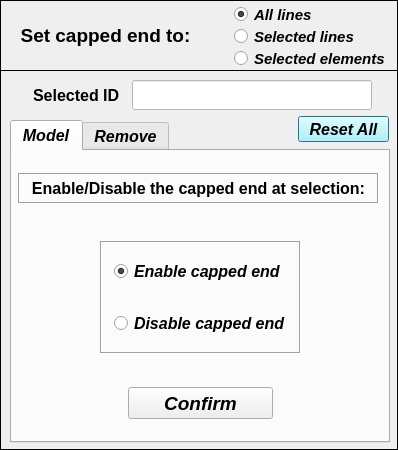
<?xml version="1.0" encoding="UTF-8"?>
<ui version="4.0">
 <class>Dialog</class>
 <widget class="QDialog" name="Dialog">
  <property name="geometry">
   <rect>
    <x>0</x>
    <y>0</y>
    <width>398</width>
    <height>450</height>
   </rect>
  </property>
  <property name="minimumSize">
   <size>
    <width>398</width>
    <height>450</height>
   </size>
  </property>
  <property name="maximumSize">
   <size>
    <width>398</width>
    <height>450</height>
   </size>
  </property>
  <property name="windowTitle">
   <string>Set: capped end</string>
  </property>
  <widget class="QFrame" name="frame">
   <property name="geometry">
    <rect>
     <x>0</x>
     <y>0</y>
     <width>398</width>
     <height>71</height>
    </rect>
   </property>
   <property name="frameShape">
    <enum>QFrame::Box</enum>
   </property>
   <property name="frameShadow">
    <enum>QFrame::Plain</enum>
   </property>
   <property name="lineWidth">
    <number>1</number>
   </property>
   <widget class="QLabel" name="label">
    <property name="geometry">
     <rect>
      <x>0</x>
      <y>10</y>
      <width>211</width>
      <height>51</height>
     </rect>
    </property>
    <property name="font">
     <font>
      <family>Arial</family>
      <pointsize>14</pointsize>
      <weight>75</weight>
      <italic>false</italic>
      <bold>true</bold>
     </font>
    </property>
    <property name="text">
     <string>Set capped end to:</string>
    </property>
    <property name="textFormat">
     <enum>Qt::AutoText</enum>
    </property>
    <property name="alignment">
     <set>Qt::AlignCenter</set>
    </property>
   </widget>
   <widget class="QRadioButton" name="radioButton_all_lines">
    <property name="geometry">
     <rect>
      <x>234</x>
      <y>6</y>
      <width>160</width>
      <height>17</height>
     </rect>
    </property>
    <property name="minimumSize">
     <size>
      <width>160</width>
      <height>17</height>
     </size>
    </property>
    <property name="maximumSize">
     <size>
      <width>160</width>
      <height>17</height>
     </size>
    </property>
    <property name="font">
     <font>
      <family>Arial</family>
      <pointsize>11</pointsize>
      <weight>75</weight>
      <italic>true</italic>
      <bold>true</bold>
      <stylestrategy>PreferAntialias</stylestrategy>
     </font>
    </property>
    <property name="focusPolicy">
     <enum>Qt::ClickFocus</enum>
    </property>
    <property name="text">
     <string>All lines</string>
    </property>
    <property name="checked">
     <bool>true</bool>
    </property>
   </widget>
   <widget class="QRadioButton" name="radioButton_selected_lines">
    <property name="geometry">
     <rect>
      <x>234</x>
      <y>28</y>
      <width>160</width>
      <height>17</height>
     </rect>
    </property>
    <property name="minimumSize">
     <size>
      <width>160</width>
      <height>17</height>
     </size>
    </property>
    <property name="maximumSize">
     <size>
      <width>160</width>
      <height>17</height>
     </size>
    </property>
    <property name="font">
     <font>
      <family>Arial</family>
      <pointsize>11</pointsize>
      <weight>75</weight>
      <italic>true</italic>
      <bold>true</bold>
      <stylestrategy>PreferAntialias</stylestrategy>
     </font>
    </property>
    <property name="focusPolicy">
     <enum>Qt::ClickFocus</enum>
    </property>
    <property name="text">
     <string>Selected lines</string>
    </property>
    <property name="checked">
     <bool>false</bool>
    </property>
   </widget>
   <widget class="QRadioButton" name="radioButton_selected_elements">
    <property name="geometry">
     <rect>
      <x>234</x>
      <y>50</y>
      <width>160</width>
      <height>17</height>
     </rect>
    </property>
    <property name="minimumSize">
     <size>
      <width>160</width>
      <height>17</height>
     </size>
    </property>
    <property name="maximumSize">
     <size>
      <width>160</width>
      <height>17</height>
     </size>
    </property>
    <property name="font">
     <font>
      <family>Arial</family>
      <pointsize>11</pointsize>
      <weight>75</weight>
      <italic>true</italic>
      <bold>true</bold>
      <stylestrategy>PreferAntialias</stylestrategy>
     </font>
    </property>
    <property name="focusPolicy">
     <enum>Qt::ClickFocus</enum>
    </property>
    <property name="text">
     <string>Selected elements</string>
    </property>
    <property name="checked">
     <bool>false</bool>
    </property>
   </widget>
  </widget>
  <widget class="QFrame" name="frame_3">
   <property name="geometry">
    <rect>
     <x>0</x>
     <y>70</y>
     <width>398</width>
     <height>380</height>
    </rect>
   </property>
   <property name="frameShape">
    <enum>QFrame::Box</enum>
   </property>
   <property name="frameShadow">
    <enum>QFrame::Plain</enum>
   </property>
   <property name="lineWidth">
    <number>1</number>
   </property>
   <widget class="QPushButton" name="pushButton_reset_all">
    <property name="geometry">
     <rect>
      <x>298</x>
      <y>46</y>
      <width>91</width>
      <height>26</height>
     </rect>
    </property>
    <property name="minimumSize">
     <size>
      <width>0</width>
      <height>26</height>
     </size>
    </property>
    <property name="maximumSize">
     <size>
      <width>16777215</width>
      <height>26</height>
     </size>
    </property>
    <property name="font">
     <font>
      <family>Arial</family>
      <pointsize>12</pointsize>
      <weight>75</weight>
      <italic>true</italic>
      <bold>true</bold>
     </font>
    </property>
    <property name="styleSheet">
     <string notr="true">background-color: rgb(170, 255, 255);</string>
    </property>
    <property name="text">
     <string>Reset All</string>
    </property>
   </widget>
   <widget class="QTabWidget" name="tabWidget_cappedEnd">
    <property name="geometry">
     <rect>
      <x>10</x>
      <y>50</y>
      <width>380</width>
      <height>323</height>
     </rect>
    </property>
    <property name="minimumSize">
     <size>
      <width>0</width>
      <height>0</height>
     </size>
    </property>
    <property name="maximumSize">
     <size>
      <width>16777215</width>
      <height>1000</height>
     </size>
    </property>
    <property name="font">
     <font>
      <family>Arial</family>
      <pointsize>12</pointsize>
      <weight>75</weight>
      <italic>true</italic>
      <bold>true</bold>
     </font>
    </property>
    <property name="currentIndex">
     <number>0</number>
    </property>
    <widget class="QWidget" name="tab_model">
     <attribute name="title">
      <string>Model</string>
     </attribute>
     <widget class="QPushButton" name="pushButton_confirm">
      <property name="geometry">
       <rect>
        <x>116</x>
        <y>236</y>
        <width>145</width>
        <height>32</height>
       </rect>
      </property>
      <property name="font">
       <font>
        <family>Arial</family>
        <pointsize>14</pointsize>
        <weight>75</weight>
        <italic>true</italic>
        <bold>true</bold>
       </font>
      </property>
      <property name="text">
       <string>Confirm</string>
      </property>
     </widget>
     <widget class="QLabel" name="label_20">
      <property name="enabled">
       <bool>true</bool>
      </property>
      <property name="geometry">
       <rect>
        <x>6</x>
        <y>22</y>
        <width>361</width>
        <height>31</height>
       </rect>
      </property>
      <property name="font">
       <font>
        <family>Arial</family>
        <pointsize>12</pointsize>
        <weight>75</weight>
        <italic>false</italic>
        <bold>true</bold>
       </font>
      </property>
      <property name="frameShape">
       <enum>QFrame::Box</enum>
      </property>
      <property name="frameShadow">
       <enum>QFrame::Sunken</enum>
      </property>
      <property name="text">
       <string>&lt;html&gt;&lt;head/&gt;&lt;body&gt;&lt;p align=&quot;center&quot;&gt;Enable/Disable the capped end at selection:&lt;/p&gt;&lt;/body&gt;&lt;/html&gt;</string>
      </property>
      <property name="alignment">
       <set>Qt::AlignCenter</set>
      </property>
     </widget>
     <widget class="QFrame" name="frame_2">
      <property name="geometry">
       <rect>
        <x>88</x>
        <y>90</y>
        <width>201</width>
        <height>113</height>
       </rect>
      </property>
      <property name="frameShape">
       <enum>QFrame::Box</enum>
      </property>
      <property name="frameShadow">
       <enum>QFrame::Sunken</enum>
      </property>
      <widget class="QRadioButton" name="radioButton_disable_cappedEnd">
       <property name="geometry">
        <rect>
         <x>14</x>
         <y>68</y>
         <width>180</width>
         <height>28</height>
        </rect>
       </property>
       <property name="minimumSize">
        <size>
         <width>180</width>
         <height>28</height>
        </size>
       </property>
       <property name="maximumSize">
        <size>
         <width>180</width>
         <height>28</height>
        </size>
       </property>
       <property name="font">
        <font>
         <pointsize>12</pointsize>
         <italic>true</italic>
        </font>
       </property>
       <property name="text">
        <string>Disable capped end</string>
       </property>
       <property name="checked">
        <bool>false</bool>
       </property>
      </widget>
      <widget class="QRadioButton" name="radioButton_enable_cappedEnd">
       <property name="geometry">
        <rect>
         <x>14</x>
         <y>16</y>
         <width>180</width>
         <height>28</height>
        </rect>
       </property>
       <property name="minimumSize">
        <size>
         <width>180</width>
         <height>28</height>
        </size>
       </property>
       <property name="maximumSize">
        <size>
         <width>180</width>
         <height>28</height>
        </size>
       </property>
       <property name="font">
        <font>
         <pointsize>12</pointsize>
         <italic>true</italic>
        </font>
       </property>
       <property name="text">
        <string>Enable capped end</string>
       </property>
       <property name="checked">
        <bool>true</bool>
       </property>
      </widget>
     </widget>
    </widget>
    <widget class="QWidget" name="tab_remove">
     <attribute name="title">
      <string>Remove</string>
     </attribute>
     <widget class="QTreeWidget" name="treeWidget_cappedEnd_elements">
      <property name="geometry">
       <rect>
        <x>12</x>
        <y>42</y>
        <width>352</width>
        <height>120</height>
       </rect>
      </property>
      <property name="minimumSize">
       <size>
        <width>0</width>
        <height>0</height>
       </size>
      </property>
      <property name="maximumSize">
       <size>
        <width>1000</width>
        <height>1000</height>
       </size>
      </property>
      <property name="font">
       <font>
        <family>Arial</family>
        <pointsize>10</pointsize>
        <weight>75</weight>
        <italic>true</italic>
        <bold>true</bold>
       </font>
      </property>
      <property name="frameShape">
       <enum>QFrame::StyledPanel</enum>
      </property>
      <property name="frameShadow">
       <enum>QFrame::Sunken</enum>
      </property>
      <property name="indentation">
       <number>0</number>
      </property>
      <column>
       <property name="text">
        <string>Group</string>
       </property>
      </column>
      <column>
       <property name="text">
        <string>Elements</string>
       </property>
      </column>
     </widget>
     <widget class="QPushButton" name="pushButton_remove_elem">
      <property name="geometry">
       <rect>
        <x>196</x>
        <y>130</y>
        <width>75</width>
        <height>30</height>
       </rect>
      </property>
      <property name="minimumSize">
       <size>
        <width>0</width>
        <height>30</height>
       </size>
      </property>
      <property name="maximumSize">
       <size>
        <width>16777215</width>
        <height>30</height>
       </size>
      </property>
      <property name="font">
       <font>
        <family>Arial</family>
        <pointsize>11</pointsize>
        <weight>75</weight>
        <italic>true</italic>
        <bold>true</bold>
       </font>
      </property>
      <property name="text">
       <string>Remove</string>
      </property>
     </widget>
     <widget class="QLabel" name="label_29">
      <property name="geometry">
       <rect>
        <x>6</x>
        <y>6</y>
        <width>362</width>
        <height>31</height>
       </rect>
      </property>
      <property name="font">
       <font>
        <family>Arial</family>
        <pointsize>11</pointsize>
        <weight>75</weight>
        <italic>false</italic>
        <bold>true</bold>
       </font>
      </property>
      <property name="frameShape">
       <enum>QFrame::Box</enum>
      </property>
      <property name="frameShadow">
       <enum>QFrame::Sunken</enum>
      </property>
      <property name="text">
       <string>Select a group to remove the capped end setting:</string>
      </property>
      <property name="textFormat">
       <enum>Qt::AutoText</enum>
      </property>
      <property name="alignment">
       <set>Qt::AlignCenter</set>
      </property>
     </widget>
     <widget class="QPushButton" name="pushButton_get_information_elem">
      <property name="geometry">
       <rect>
        <x>272</x>
        <y>130</y>
        <width>90</width>
        <height>30</height>
       </rect>
      </property>
      <property name="minimumSize">
       <size>
        <width>90</width>
        <height>30</height>
       </size>
      </property>
      <property name="maximumSize">
       <size>
        <width>90</width>
        <height>30</height>
       </size>
      </property>
      <property name="font">
       <font>
        <family>Arial</family>
        <pointsize>11</pointsize>
        <weight>75</weight>
        <italic>true</italic>
        <bold>true</bold>
       </font>
      </property>
      <property name="text">
       <string>See details</string>
      </property>
     </widget>
     <widget class="QTreeWidget" name="treeWidget_cappedEnd_lines">
      <property name="geometry">
       <rect>
        <x>12</x>
        <y>166</y>
        <width>352</width>
        <height>120</height>
       </rect>
      </property>
      <property name="minimumSize">
       <size>
        <width>0</width>
        <height>0</height>
       </size>
      </property>
      <property name="maximumSize">
       <size>
        <width>1000</width>
        <height>1000</height>
       </size>
      </property>
      <property name="font">
       <font>
        <family>Arial</family>
        <pointsize>10</pointsize>
        <weight>75</weight>
        <italic>true</italic>
        <bold>true</bold>
       </font>
      </property>
      <property name="indentation">
       <number>0</number>
      </property>
      <column>
       <property name="text">
        <string>Group</string>
       </property>
      </column>
      <column>
       <property name="text">
        <string>Lines</string>
       </property>
      </column>
     </widget>
     <widget class="QPushButton" name="pushButton_get_information_line">
      <property name="geometry">
       <rect>
        <x>272</x>
        <y>254</y>
        <width>90</width>
        <height>30</height>
       </rect>
      </property>
      <property name="minimumSize">
       <size>
        <width>90</width>
        <height>29</height>
       </size>
      </property>
      <property name="maximumSize">
       <size>
        <width>90</width>
        <height>30</height>
       </size>
      </property>
      <property name="font">
       <font>
        <family>Arial</family>
        <pointsize>11</pointsize>
        <weight>75</weight>
        <italic>true</italic>
        <bold>true</bold>
       </font>
      </property>
      <property name="text">
       <string>See details</string>
      </property>
     </widget>
     <widget class="QPushButton" name="pushButton_remove_line">
      <property name="geometry">
       <rect>
        <x>196</x>
        <y>254</y>
        <width>75</width>
        <height>30</height>
       </rect>
      </property>
      <property name="minimumSize">
       <size>
        <width>0</width>
        <height>27</height>
       </size>
      </property>
      <property name="maximumSize">
       <size>
        <width>16777215</width>
        <height>30</height>
       </size>
      </property>
      <property name="font">
       <font>
        <family>Arial</family>
        <pointsize>11</pointsize>
        <weight>75</weight>
        <italic>true</italic>
        <bold>true</bold>
       </font>
      </property>
      <property name="text">
       <string>Remove</string>
      </property>
     </widget>
    </widget>
   </widget>
   <widget class="QLineEdit" name="lineEdit_selected_ID">
    <property name="enabled">
     <bool>true</bool>
    </property>
    <property name="geometry">
     <rect>
      <x>132</x>
      <y>10</y>
      <width>240</width>
      <height>30</height>
     </rect>
    </property>
    <property name="minimumSize">
     <size>
      <width>240</width>
      <height>0</height>
     </size>
    </property>
    <property name="maximumSize">
     <size>
      <width>240</width>
      <height>16777215</height>
     </size>
    </property>
    <property name="font">
     <font>
      <family>Arial</family>
      <pointsize>11</pointsize>
      <weight>75</weight>
      <italic>false</italic>
      <bold>true</bold>
     </font>
    </property>
    <property name="focusPolicy">
     <enum>Qt::ClickFocus</enum>
    </property>
    <property name="styleSheet">
     <string notr="true">background-color: rgb(255, 255, 255);
color: rgb(0, 0, 255);</string>
    </property>
    <property name="text">
     <string/>
    </property>
    <property name="alignment">
     <set>Qt::AlignCenter</set>
    </property>
   </widget>
   <widget class="QLineEdit" name="lineEdit_id_labels">
    <property name="enabled">
     <bool>false</bool>
    </property>
    <property name="geometry">
     <rect>
      <x>22</x>
      <y>10</y>
      <width>110</width>
      <height>30</height>
     </rect>
    </property>
    <property name="palette">
     <palette>
      <active>
       <colorrole role="WindowText">
        <brush brushstyle="SolidPattern">
         <color alpha="255">
          <red>0</red>
          <green>0</green>
          <blue>0</blue>
         </color>
        </brush>
       </colorrole>
       <colorrole role="Dark">
        <brush brushstyle="SolidPattern">
         <color alpha="255">
          <red>0</red>
          <green>0</green>
          <blue>0</blue>
         </color>
        </brush>
       </colorrole>
       <colorrole role="Text">
        <brush brushstyle="SolidPattern">
         <color alpha="255">
          <red>0</red>
          <green>0</green>
          <blue>0</blue>
         </color>
        </brush>
       </colorrole>
       <colorrole role="ButtonText">
        <brush brushstyle="SolidPattern">
         <color alpha="255">
          <red>0</red>
          <green>0</green>
          <blue>0</blue>
         </color>
        </brush>
       </colorrole>
      </active>
      <inactive>
       <colorrole role="WindowText">
        <brush brushstyle="SolidPattern">
         <color alpha="255">
          <red>0</red>
          <green>0</green>
          <blue>0</blue>
         </color>
        </brush>
       </colorrole>
       <colorrole role="Dark">
        <brush brushstyle="SolidPattern">
         <color alpha="255">
          <red>0</red>
          <green>0</green>
          <blue>0</blue>
         </color>
        </brush>
       </colorrole>
       <colorrole role="Text">
        <brush brushstyle="SolidPattern">
         <color alpha="255">
          <red>0</red>
          <green>0</green>
          <blue>0</blue>
         </color>
        </brush>
       </colorrole>
       <colorrole role="ButtonText">
        <brush brushstyle="SolidPattern">
         <color alpha="255">
          <red>0</red>
          <green>0</green>
          <blue>0</blue>
         </color>
        </brush>
       </colorrole>
      </inactive>
      <disabled>
       <colorrole role="WindowText">
        <brush brushstyle="SolidPattern">
         <color alpha="255">
          <red>0</red>
          <green>0</green>
          <blue>0</blue>
         </color>
        </brush>
       </colorrole>
       <colorrole role="Dark">
        <brush brushstyle="SolidPattern">
         <color alpha="255">
          <red>0</red>
          <green>0</green>
          <blue>0</blue>
         </color>
        </brush>
       </colorrole>
       <colorrole role="Text">
        <brush brushstyle="SolidPattern">
         <color alpha="255">
          <red>0</red>
          <green>0</green>
          <blue>0</blue>
         </color>
        </brush>
       </colorrole>
       <colorrole role="ButtonText">
        <brush brushstyle="SolidPattern">
         <color alpha="255">
          <red>0</red>
          <green>0</green>
          <blue>0</blue>
         </color>
        </brush>
       </colorrole>
      </disabled>
     </palette>
    </property>
    <property name="font">
     <font>
      <family>Arial</family>
      <pointsize>12</pointsize>
      <weight>75</weight>
      <italic>false</italic>
      <bold>true</bold>
     </font>
    </property>
    <property name="focusPolicy">
     <enum>Qt::ClickFocus</enum>
    </property>
    <property name="autoFillBackground">
     <bool>false</bool>
    </property>
    <property name="text">
     <string>Selected ID</string>
    </property>
    <property name="frame">
     <bool>false</bool>
    </property>
    <property name="alignment">
     <set>Qt::AlignCenter</set>
    </property>
   </widget>
   <zorder>tabWidget_cappedEnd</zorder>
   <zorder>lineEdit_selected_ID</zorder>
   <zorder>lineEdit_id_labels</zorder>
   <zorder>pushButton_reset_all</zorder>
  </widget>
 </widget>
 <tabstops>
  <tabstop>tabWidget_cappedEnd</tabstop>
  <tabstop>radioButton_enable_cappedEnd</tabstop>
  <tabstop>pushButton_confirm</tabstop>
  <tabstop>pushButton_reset_all</tabstop>
  <tabstop>radioButton_disable_cappedEnd</tabstop>
  <tabstop>pushButton_get_information_elem</tabstop>
  <tabstop>pushButton_get_information_line</tabstop>
  <tabstop>pushButton_remove_elem</tabstop>
  <tabstop>pushButton_remove_line</tabstop>
  <tabstop>treeWidget_cappedEnd_elements</tabstop>
  <tabstop>treeWidget_cappedEnd_lines</tabstop>
 </tabstops>
 <resources/>
 <connections/>
</ui>
